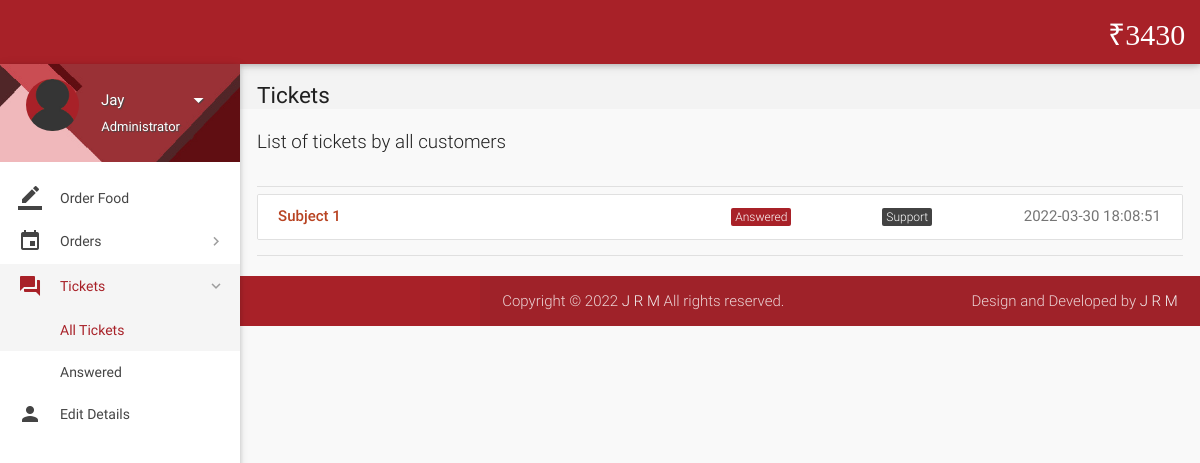
Page /all-tickets.php (signed in) on the committed database.
### tables this page shows
CREATE TABLE `wallet_details` (
  `id` int(11) NOT NULL,
  `wallet_id` int(11) NOT NULL,
  `number` varchar(16) NOT NULL,
  `cvv` int(3) NOT NULL,
  `balance` int(11) NOT NULL DEFAULT '2000'
);

CREATE TABLE `tickets` (
  `id` int(11) NOT NULL,
  `poster_id` int(11) NOT NULL,
  `subject` varchar(100) NOT NULL,
  `description` varchar(3000) NOT NULL,
  `status` varchar(8) NOT NULL DEFAULT 'Open',
  `type` varchar(30) NOT NULL DEFAULT 'Others',
  `date` datetime NOT NULL DEFAULT CURRENT_TIMESTAMP,
  `deleted` tinyint(4) NOT NULL DEFAULT '0'
);

### includes/wallet.php (called while the page is built)
<?php
$user_id=$_SESSION['user_id'];
$sql = mysqli_query($con, "SELECT * FROM wallet where customer_id = $user_id");
while($row1 = mysqli_fetch_array($sql)){
$wallet_id = $row1['id'];
}
$sql = mysqli_query($con, "SELECT * FROM wallet_details where wallet_id = $wallet_id");
while($row1 = mysqli_fetch_array($sql)){
$balance = $row1['balance'];
}
?>

### includes/connect.php (called while the page is built, shortened)
<?php
$name = $_SESSION['name'];
$role = $_SESSION['role'];
?>

### all-tickets.php (the view, shortened to what this page needs)
<?php
include 'includes/connect.php';
include 'includes/wallet.php';
	if($_SESSION['admin_sid']==session_id())
	{
		?>
<!DOCTYPE html>
<html lang="en">
<head>
  <link href="css/materialize.min.css" type="text/css" rel="stylesheet" media="screen,projection">
  <link href="css/style.min.css" type="text/css" rel="stylesheet" media="screen,projection">
  <link href="css/custom/custom.min.css" type="text/css" rel="stylesheet" media="screen,projection">
  <link href="js/plugins/perfect-scrollbar/perfect-scrollbar.css" type="text/css" rel="stylesheet" media="screen,projection">
  <link href="js/plugins/data-tables/css/jquery.dataTables.min.css" type="text/css" rel="stylesheet" media="screen,projection">
</head>
<body>
  <header id="header" class="page-topbar">
        <div class="navbar-fixed">
            <nav class="navbar-color">
                <div class="nav-wrapper">
                    <ul class="left">
                    <li><h1 class="logo-wrapper"><a href="index.php" class="brand-logo darken-1"></a> <span class="logo-text">Logo</span></h1></li>
                    </ul>
                    <ul class="right hide-on-med-and-down">
                        <li><a href="#" class="waves-effect waves-block waves-light"><i class="mdi-editor-attach-money"><?php echo $balance;?></i></a>
                        </li>
                    </ul>
                </div>
            </nav>
        </div>
  </header>
  <div id="main">
    <div class="wrapper">
      <aside id="left-sidebar-nav">
        <ul id="slide-out" class="side-nav fixed leftside-navigation">
            <li class="user-details cyan darken-2">
            <div class="row">
                <div class="col col s4 m4 l4">
                    <img src="images/avatar.jpg" alt="" class="circle responsive-img valign profile-image">
                </div>
                <div class="col col s8 m8 l8">
                    <a class="btn-flat dropdown-button waves-effect waves-light white-text profile-btn" href="#" data-activates="profile-dropdown"><?php echo $name;?> <i class="mdi-navigation-arrow-drop-down right"></i></a>
                    <p class="user-roal"><?php echo $role;?></p>
                </div>
            </div>
            </li>
            <li class="bold"><a href="index.php" class="waves-effect waves-cyan"><i class="mdi-editor-border-color"></i> Order Food</a>
            </li>
                <li class="no-padding">
                    <ul class="collapsible collapsible-accordion">
                        <li class="bold"><a class="collapsible-header waves-effect waves-cyan"><i class="mdi-editor-insert-invitation"></i> Orders</a>
                        </li>
                    </ul>
                </li>
                <li class="no-padding">
                    <ul class="collapsible collapsible-accordion">
                        <li class="bold"><a class="collapsible-header waves-effect waves-cyan active"><i class="mdi-action-question-answer"></i> Tickets</a>
                            <div class="collapsible-body">
                                <ul>
								<li class="<?php
								if(!isset($_GET['status'])){
										echo 'active';
									}?>
									"><a href="all-tickets.php">All Tickets</a>
                                </li>
								<?php
									$sql = mysqli_query($con, "SELECT DISTINCT status FROM tickets;");
									while($row = mysqli_fetch_array($sql)){
                                    echo '<li class='.(isset($_GET['status'])?($status == $_GET['status'] ? 'active' : ''): '').'><a href="all-tickets.php?status='.$row['status'].'">'.$row['status'].'</a>
                                    </li>';
									}
									?>
                                </ul>
                            </div>
                        </li>
                    </ul>
                </li>
            <li class="bold"><a href="details.php" class="waves-effect waves-cyan"><i class="mdi-social-person"></i> Edit Details</a>
            </li>
        </ul>
        </aside>
      <section id="content">
        <div id="breadcrumbs-wrapper">
          <div class="container">
            <div class="row">
              <div class="col s12 m12 l12">
                <h5 class="breadcrumbs-title">Tickets</h5>
              </div>
            </div>
          </div>
        </div>
        <div class="container">
          <p class="caption">List of tickets by all customers</p>
          <div class="divider"></div>
									<div id="work-collections">
									<ul id="projects-collection" class="collection">
								<?php
									if(isset($_GET['status'])){
										$status = $_GET['status'];
									}
									else{
										$status = '%';
									}
									$sql = mysqli_query($con, "SELECT * FROM tickets WHERE status LIKE '$status';");
									while($row = mysqli_fetch_array($sql)){
									echo'<a href="view-ticket-admin.php?id='.$row['id'].'"class="collection-item">
                                        <div class="row">
                                            <div class="col s6">
                                                <p class="collections-title">'.$row['subject'].'</p>
                                            </div>
                                            <div class="col s2">
                                            <span class="task-cat cyan">'.$row['status'].'</span></div>
                                            <div class="col s2">
                                            <span class="task-cat grey darken-3">'.$row['type'].'</span></div>
                                            <div class="col s2">
                                            <span class="badge">'.$row['date'].'</span></div>
                                        </div>
                                    </a>';
									}
									?>
									</ul>
									</div>
            <div class="divider"></div>
          </div>
    </div>
  <footer class="page-footer">
    <div class="footer-copyright">
      <div class="container">
        <span>Copyright © 2022 <a class="grey-text text-lighten-4" href="https://gamerriggod.blogspot.com/" target="_blank">J R M</a> All rights reserved.</span>
        <span class="right"> Design and Developed by <a class="grey-text text-lighten-4" href="https://gamerriggod.blogspot.com/">J R M</a></span>
        </div>
    </div>
  </footer>
</body>
</html>
<?php
	}
?>

### rows in the picture
wallet_details: balance "3430"
tickets: subject "Subject 1", status "Answered", type "Support", date "2022-03-30 18:08:51"

### other values in the picture
$name "Jay"
$role "Administrator"
$row['status'] "Answered"
